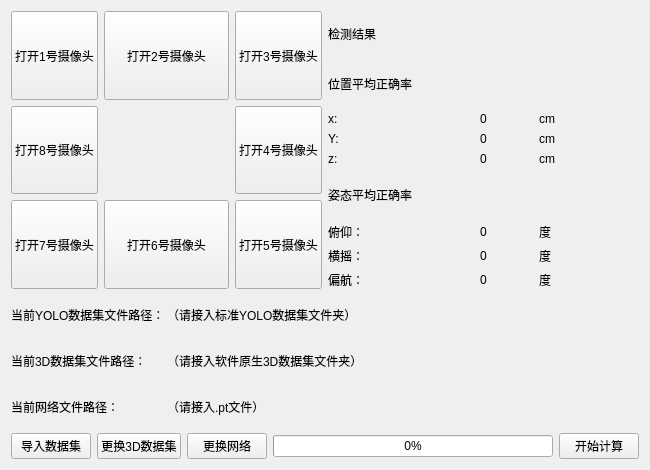
<?xml version="1.0" encoding="UTF-8"?>
<ui version="4.0">
 <class>Form</class>
 <widget class="QWidget" name="Form">
  <property name="geometry">
   <rect>
    <x>0</x>
    <y>0</y>
    <width>650</width>
    <height>470</height>
   </rect>
  </property>
  <property name="windowTitle">
   <string>Shining仿真平台控制端-消融实验</string>
  </property>
  <layout class="QVBoxLayout" name="verticalLayout_3">
   <item>
    <layout class="QHBoxLayout" name="horizontalLayout_8">
     <item>
      <layout class="QGridLayout" name="gridLayout">
       <item row="2" column="2">
        <widget class="QPushButton" name="pushButton_5">
         <property name="minimumSize">
          <size>
           <width>50</width>
           <height>50</height>
          </size>
         </property>
         <property name="maximumSize">
          <size>
           <width>150</width>
           <height>150</height>
          </size>
         </property>
         <property name="text">
          <string>打开5号摄像头</string>
         </property>
        </widget>
       </item>
       <item row="0" column="2">
        <widget class="QPushButton" name="pushButton_3">
         <property name="minimumSize">
          <size>
           <width>50</width>
           <height>50</height>
          </size>
         </property>
         <property name="maximumSize">
          <size>
           <width>150</width>
           <height>150</height>
          </size>
         </property>
         <property name="text">
          <string>打开3号摄像头</string>
         </property>
        </widget>
       </item>
       <item row="0" column="1">
        <widget class="QPushButton" name="pushButton_2">
         <property name="minimumSize">
          <size>
           <width>50</width>
           <height>50</height>
          </size>
         </property>
         <property name="maximumSize">
          <size>
           <width>150</width>
           <height>150</height>
          </size>
         </property>
         <property name="text">
          <string>打开2号摄像头</string>
         </property>
        </widget>
       </item>
       <item row="1" column="0">
        <widget class="QPushButton" name="pushButton_8">
         <property name="minimumSize">
          <size>
           <width>50</width>
           <height>50</height>
          </size>
         </property>
         <property name="maximumSize">
          <size>
           <width>150</width>
           <height>150</height>
          </size>
         </property>
         <property name="text">
          <string>打开8号摄像头</string>
         </property>
        </widget>
       </item>
       <item row="1" column="1">
        <spacer name="horizontalSpacer">
         <property name="orientation">
          <enum>Qt::Horizontal</enum>
         </property>
         <property name="sizeHint" stdset="0">
          <size>
           <width>50</width>
           <height>50</height>
          </size>
         </property>
        </spacer>
       </item>
       <item row="2" column="1">
        <widget class="QPushButton" name="pushButton_6">
         <property name="minimumSize">
          <size>
           <width>50</width>
           <height>50</height>
          </size>
         </property>
         <property name="maximumSize">
          <size>
           <width>150</width>
           <height>150</height>
          </size>
         </property>
         <property name="text">
          <string>打开6号摄像头</string>
         </property>
        </widget>
       </item>
       <item row="2" column="0">
        <widget class="QPushButton" name="pushButton_7">
         <property name="minimumSize">
          <size>
           <width>50</width>
           <height>50</height>
          </size>
         </property>
         <property name="maximumSize">
          <size>
           <width>150</width>
           <height>150</height>
          </size>
         </property>
         <property name="text">
          <string>打开7号摄像头</string>
         </property>
        </widget>
       </item>
       <item row="1" column="2">
        <widget class="QPushButton" name="pushButton_4">
         <property name="minimumSize">
          <size>
           <width>50</width>
           <height>50</height>
          </size>
         </property>
         <property name="maximumSize">
          <size>
           <width>150</width>
           <height>150</height>
          </size>
         </property>
         <property name="text">
          <string>打开4号摄像头</string>
         </property>
        </widget>
       </item>
       <item row="0" column="0">
        <widget class="QPushButton" name="pushButton">
         <property name="minimumSize">
          <size>
           <width>50</width>
           <height>50</height>
          </size>
         </property>
         <property name="maximumSize">
          <size>
           <width>150</width>
           <height>150</height>
          </size>
         </property>
         <property name="text">
          <string>打开1号摄像头</string>
         </property>
        </widget>
       </item>
      </layout>
     </item>
     <item>
      <layout class="QVBoxLayout" name="verticalLayout_2">
       <item>
        <layout class="QHBoxLayout" name="horizontalLayout">
         <item>
          <widget class="QLabel" name="label">
           <property name="text">
            <string>检测结果</string>
           </property>
          </widget>
         </item>
         <item>
          <spacer name="horizontalSpacer_2">
           <property name="orientation">
            <enum>Qt::Horizontal</enum>
           </property>
           <property name="sizeHint" stdset="0">
            <size>
             <width>208</width>
             <height>20</height>
            </size>
           </property>
          </spacer>
         </item>
        </layout>
       </item>
       <item>
        <layout class="QHBoxLayout" name="horizontalLayout_6">
         <item>
          <widget class="QLabel" name="label_8">
           <property name="text">
            <string>位置平均正确率</string>
           </property>
          </widget>
         </item>
         <item>
          <spacer name="horizontalSpacer_4">
           <property name="orientation">
            <enum>Qt::Horizontal</enum>
           </property>
           <property name="sizeHint" stdset="0">
            <size>
             <width>168</width>
             <height>20</height>
            </size>
           </property>
          </spacer>
         </item>
        </layout>
       </item>
       <item>
        <layout class="QGridLayout" name="gridLayout_2">
         <item row="0" column="0">
          <widget class="QLabel" name="label_10">
           <property name="text">
            <string>x:</string>
           </property>
          </widget>
         </item>
         <item row="0" column="1">
          <widget class="QLabel" name="label_22">
           <property name="text">
            <string>&lt;html&gt;&lt;head/&gt;&lt;body&gt;&lt;p align=&quot;center&quot;&gt;0&lt;/p&gt;&lt;/body&gt;&lt;/html&gt;</string>
           </property>
          </widget>
         </item>
         <item row="0" column="2">
          <widget class="QLabel" name="label_25">
           <property name="text">
            <string>cm</string>
           </property>
          </widget>
         </item>
         <item row="1" column="0">
          <widget class="QLabel" name="label_11">
           <property name="text">
            <string>Y:</string>
           </property>
          </widget>
         </item>
         <item row="1" column="1">
          <widget class="QLabel" name="label_23">
           <property name="text">
            <string>&lt;html&gt;&lt;head/&gt;&lt;body&gt;&lt;p align=&quot;center&quot;&gt;0&lt;/p&gt;&lt;/body&gt;&lt;/html&gt;</string>
           </property>
          </widget>
         </item>
         <item row="1" column="2">
          <widget class="QLabel" name="label_26">
           <property name="text">
            <string>cm</string>
           </property>
          </widget>
         </item>
         <item row="2" column="0">
          <widget class="QLabel" name="label_12">
           <property name="text">
            <string>z:</string>
           </property>
          </widget>
         </item>
         <item row="2" column="1">
          <widget class="QLabel" name="label_24">
           <property name="text">
            <string>&lt;html&gt;&lt;head/&gt;&lt;body&gt;&lt;p align=&quot;center&quot;&gt;0&lt;/p&gt;&lt;/body&gt;&lt;/html&gt;</string>
           </property>
          </widget>
         </item>
         <item row="2" column="2">
          <widget class="QLabel" name="label_27">
           <property name="text">
            <string>cm</string>
           </property>
          </widget>
         </item>
        </layout>
       </item>
       <item>
        <layout class="QHBoxLayout" name="horizontalLayout_7">
         <item>
          <widget class="QLabel" name="label_9">
           <property name="text">
            <string>姿态平均正确率</string>
           </property>
          </widget>
         </item>
         <item>
          <spacer name="horizontalSpacer_5">
           <property name="orientation">
            <enum>Qt::Horizontal</enum>
           </property>
           <property name="sizeHint" stdset="0">
            <size>
             <width>40</width>
             <height>20</height>
            </size>
           </property>
          </spacer>
         </item>
        </layout>
       </item>
       <item>
        <layout class="QGridLayout" name="gridLayout_3">
         <item row="0" column="0">
          <widget class="QLabel" name="label_13">
           <property name="text">
            <string>俯仰：</string>
           </property>
          </widget>
         </item>
         <item row="0" column="1">
          <widget class="QLabel" name="label_16">
           <property name="text">
            <string>&lt;html&gt;&lt;head/&gt;&lt;body&gt;&lt;p align=&quot;center&quot;&gt;0&lt;/p&gt;&lt;/body&gt;&lt;/html&gt;</string>
           </property>
          </widget>
         </item>
         <item row="0" column="2">
          <widget class="QLabel" name="label_19">
           <property name="text">
            <string>度</string>
           </property>
          </widget>
         </item>
         <item row="1" column="0">
          <widget class="QLabel" name="label_14">
           <property name="text">
            <string>横摇：</string>
           </property>
          </widget>
         </item>
         <item row="1" column="1">
          <widget class="QLabel" name="label_17">
           <property name="text">
            <string>&lt;html&gt;&lt;head/&gt;&lt;body&gt;&lt;p align=&quot;center&quot;&gt;0&lt;/p&gt;&lt;/body&gt;&lt;/html&gt;</string>
           </property>
          </widget>
         </item>
         <item row="1" column="2">
          <widget class="QLabel" name="label_20">
           <property name="text">
            <string>度</string>
           </property>
          </widget>
         </item>
         <item row="2" column="0">
          <widget class="QLabel" name="label_15">
           <property name="text">
            <string>偏航：</string>
           </property>
          </widget>
         </item>
         <item row="2" column="1">
          <widget class="QLabel" name="label_18">
           <property name="text">
            <string>&lt;html&gt;&lt;head/&gt;&lt;body&gt;&lt;p align=&quot;center&quot;&gt;0&lt;/p&gt;&lt;/body&gt;&lt;/html&gt;</string>
           </property>
          </widget>
         </item>
         <item row="2" column="2">
          <widget class="QLabel" name="label_21">
           <property name="text">
            <string>度</string>
           </property>
          </widget>
         </item>
        </layout>
       </item>
      </layout>
     </item>
    </layout>
   </item>
   <item>
    <layout class="QVBoxLayout" name="verticalLayout">
     <item>
      <layout class="QHBoxLayout" name="horizontalLayout_2">
       <item>
        <widget class="QLabel" name="label_2">
         <property name="maximumSize">
          <size>
           <width>150</width>
           <height>40</height>
          </size>
         </property>
         <property name="text">
          <string>当前YOLO数据集文件路径：</string>
         </property>
        </widget>
       </item>
       <item>
        <widget class="QLabel" name="label_4">
         <property name="maximumSize">
          <size>
           <width>16777215</width>
           <height>40</height>
          </size>
         </property>
         <property name="text">
          <string>（请接入标准YOLO数据集文件夹）</string>
         </property>
        </widget>
       </item>
      </layout>
     </item>
     <item>
      <layout class="QHBoxLayout" name="horizontalLayout_5">
       <item>
        <widget class="QLabel" name="label_6">
         <property name="maximumSize">
          <size>
           <width>150</width>
           <height>40</height>
          </size>
         </property>
         <property name="text">
          <string>当前3D数据集文件路径：</string>
         </property>
        </widget>
       </item>
       <item>
        <widget class="QLabel" name="label_7">
         <property name="maximumSize">
          <size>
           <width>16777215</width>
           <height>40</height>
          </size>
         </property>
         <property name="text">
          <string>（请接入软件原生3D数据集文件夹）</string>
         </property>
        </widget>
       </item>
      </layout>
     </item>
     <item>
      <layout class="QHBoxLayout" name="horizontalLayout_3">
       <item>
        <widget class="QLabel" name="label_3">
         <property name="maximumSize">
          <size>
           <width>150</width>
           <height>40</height>
          </size>
         </property>
         <property name="text">
          <string>当前网络文件路径：</string>
         </property>
        </widget>
       </item>
       <item>
        <widget class="QLabel" name="label_5">
         <property name="maximumSize">
          <size>
           <width>16777215</width>
           <height>40</height>
          </size>
         </property>
         <property name="text">
          <string>（请接入.pt文件）</string>
         </property>
        </widget>
       </item>
      </layout>
     </item>
     <item>
      <layout class="QHBoxLayout" name="horizontalLayout_4">
       <item>
        <widget class="QPushButton" name="pushButton_9">
         <property name="text">
          <string>导入数据集</string>
         </property>
        </widget>
       </item>
       <item>
        <widget class="QPushButton" name="pushButton_11">
         <property name="text">
          <string>更换3D数据集</string>
         </property>
        </widget>
       </item>
       <item>
        <widget class="QPushButton" name="pushButton_10">
         <property name="text">
          <string>更换网络</string>
         </property>
        </widget>
       </item>
       <item>
        <widget class="QProgressBar" name="progressBar">
         <property name="value">
          <number>0</number>
         </property>
        </widget>
       </item>
       <item>
        <widget class="QPushButton" name="pushButton_12">
         <property name="text">
          <string>开始计算</string>
         </property>
        </widget>
       </item>
      </layout>
     </item>
    </layout>
   </item>
  </layout>
 </widget>
 <resources/>
 <connections/>
</ui>
